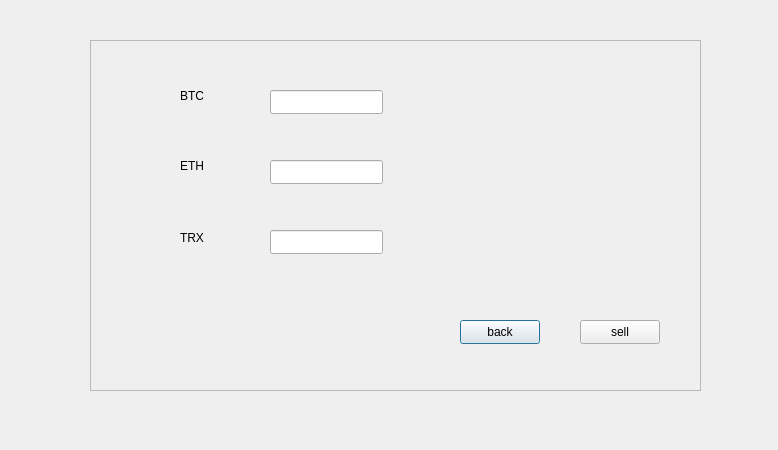
<?xml version="1.0" encoding="UTF-8"?>
<ui version="4.0">
 <class>sell</class>
 <widget class="QDialog" name="sell">
  <property name="geometry">
   <rect>
    <x>0</x>
    <y>0</y>
    <width>778</width>
    <height>450</height>
   </rect>
  </property>
  <property name="windowTitle">
   <string>Dialog</string>
  </property>
  <widget class="QFrame" name="frame">
   <property name="geometry">
    <rect>
     <x>90</x>
     <y>40</y>
     <width>611</width>
     <height>351</height>
    </rect>
   </property>
   <property name="frameShape">
    <enum>QFrame::StyledPanel</enum>
   </property>
   <property name="frameShadow">
    <enum>QFrame::Raised</enum>
   </property>
   <widget class="QPushButton" name="back">
    <property name="geometry">
     <rect>
      <x>370</x>
      <y>280</y>
      <width>80</width>
      <height>24</height>
     </rect>
    </property>
    <property name="text">
     <string>back</string>
    </property>
   </widget>
   <widget class="QPushButton" name="sell_2">
    <property name="geometry">
     <rect>
      <x>490</x>
      <y>280</y>
      <width>80</width>
      <height>24</height>
     </rect>
    </property>
    <property name="text">
     <string>sell</string>
    </property>
   </widget>
   <widget class="QLabel" name="label">
    <property name="geometry">
     <rect>
      <x>90</x>
      <y>40</y>
      <width>61</width>
      <height>31</height>
     </rect>
    </property>
    <property name="text">
     <string>BTC</string>
    </property>
   </widget>
   <widget class="QLabel" name="label_2">
    <property name="geometry">
     <rect>
      <x>90</x>
      <y>110</y>
      <width>61</width>
      <height>31</height>
     </rect>
    </property>
    <property name="text">
     <string>ETH</string>
    </property>
   </widget>
   <widget class="QLabel" name="label_3">
    <property name="geometry">
     <rect>
      <x>90</x>
      <y>190</y>
      <width>49</width>
      <height>16</height>
     </rect>
    </property>
    <property name="text">
     <string>TRX</string>
    </property>
   </widget>
   <widget class="QLineEdit" name="linebtc">
    <property name="geometry">
     <rect>
      <x>180</x>
      <y>50</y>
      <width>113</width>
      <height>24</height>
     </rect>
    </property>
   </widget>
   <widget class="QLineEdit" name="lineeth">
    <property name="geometry">
     <rect>
      <x>180</x>
      <y>120</y>
      <width>113</width>
      <height>24</height>
     </rect>
    </property>
   </widget>
   <widget class="QLineEdit" name="linetrx">
    <property name="geometry">
     <rect>
      <x>180</x>
      <y>190</y>
      <width>113</width>
      <height>24</height>
     </rect>
    </property>
   </widget>
   <widget class="QLabel" name="label_4">
    <property name="geometry">
     <rect>
      <x>30</x>
      <y>260</y>
      <width>271</width>
      <height>71</height>
     </rect>
    </property>
    <property name="styleSheet">
     <string notr="true">image: url(:/new/prefix1/BTC.jfif);</string>
    </property>
    <property name="text">
     <string/>
    </property>
   </widget>
   <widget class="QLabel" name="label_5">
    <property name="geometry">
     <rect>
      <x>380</x>
      <y>30</y>
      <width>131</width>
      <height>101</height>
     </rect>
    </property>
    <property name="styleSheet">
     <string notr="true">image: url(:/new/prefix1/ETH.jfif);</string>
    </property>
    <property name="text">
     <string/>
    </property>
   </widget>
   <widget class="QLabel" name="label_6">
    <property name="geometry">
     <rect>
      <x>380</x>
      <y>130</y>
      <width>131</width>
      <height>111</height>
     </rect>
    </property>
    <property name="styleSheet">
     <string notr="true">image: url(:/new/prefix1/TRX.jfif);</string>
    </property>
    <property name="text">
     <string/>
    </property>
   </widget>
  </widget>
 </widget>
 <resources/>
 <connections/>
</ui>
